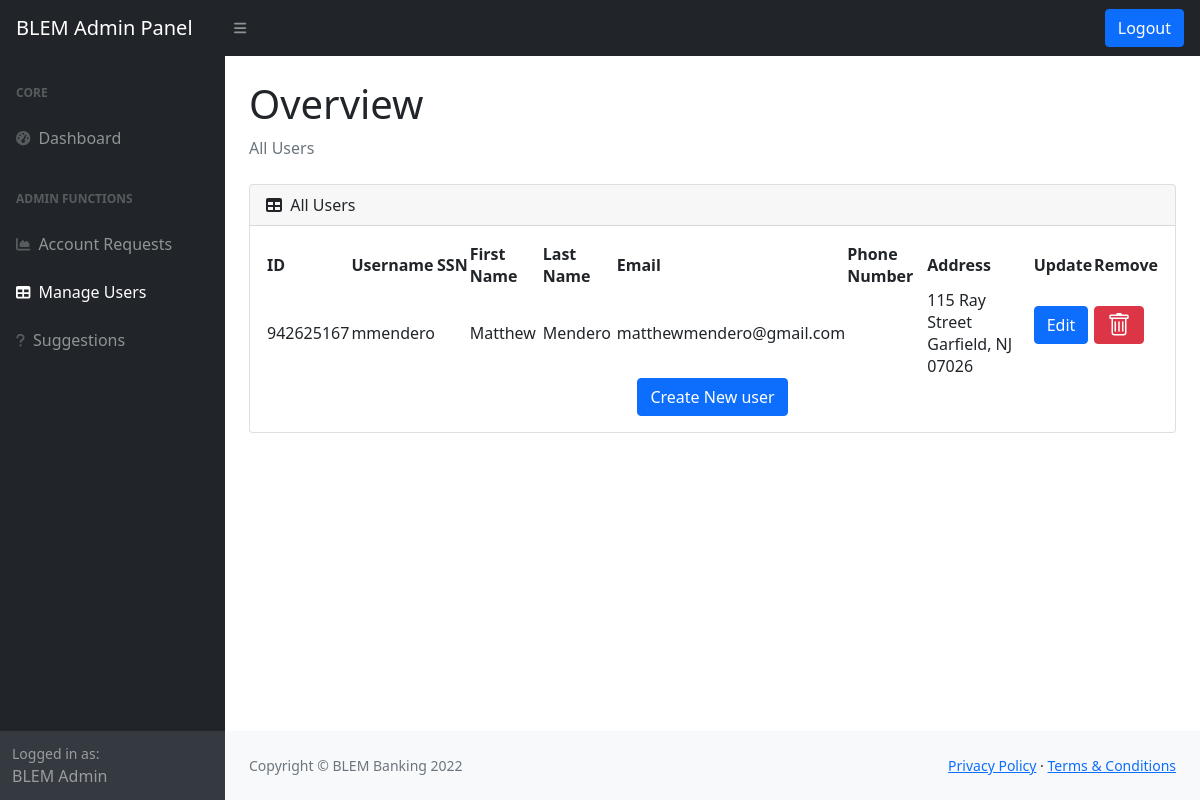
Before: /pages/admin_pages/admin_manage.php (signed in) with the older database file.
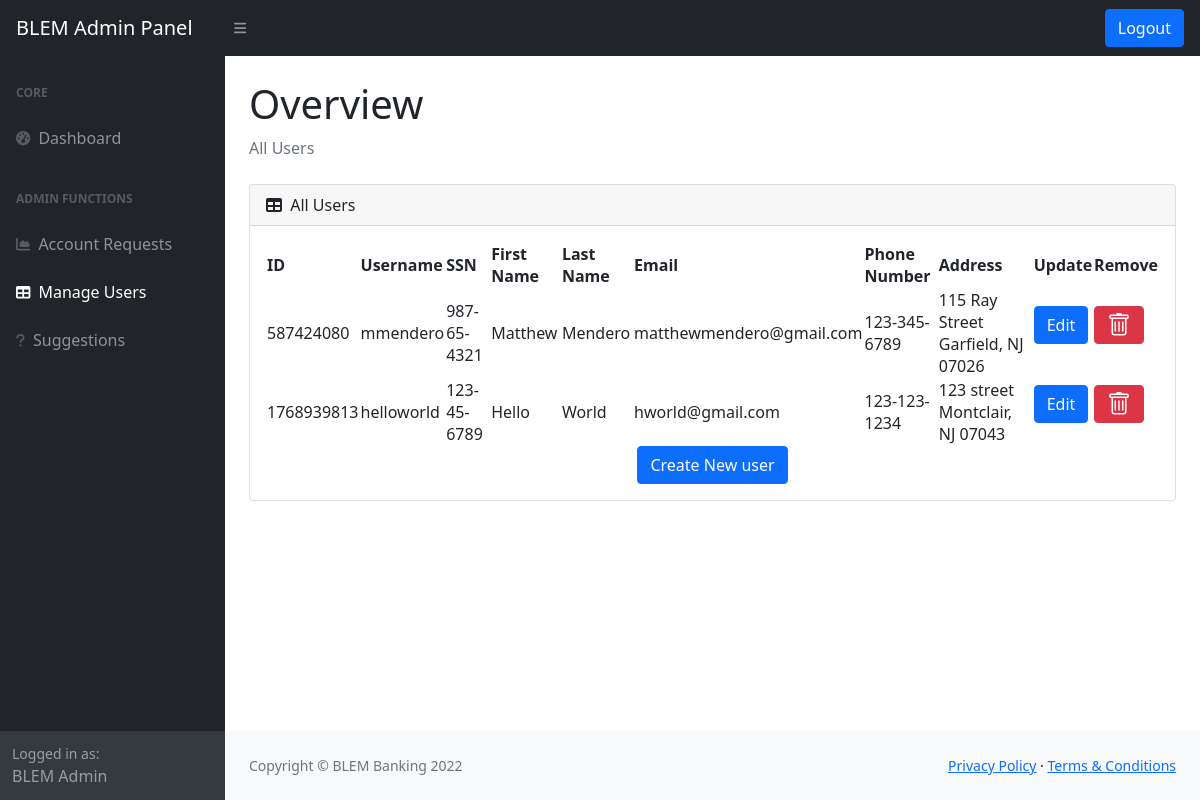
After: the same page with the newer database file.
### tables this page shows
CREATE TABLE `customer` (
  `ID` int(50) NOT NULL,
  `username` varchar(50) DEFAULT NULL,
  `password` varchar(255) NOT NULL,
  `email` varchar(50) DEFAULT NULL,
  `fname` varchar(50) NOT NULL,
  `lname` varchar(50) NOT NULL,
  `ssn` varchar(255) NOT NULL,
  `phone` varchar(255) NOT NULL,
  `address` varchar(100) NOT NULL
);

### pages/admin_pages/admin_manage.php (the view, shortened to what the changed rows need)
<?php
  include '../../config.php';
?>
<html lang="en">
<head>
  <link href="https://cdn.jsdelivr.net/npm/simple-datatables@latest/dist/style.css" rel="stylesheet" />
  <link href="../../styles/admin_styles.css" rel="stylesheet" />
</head>
<body class="sb-nav-fixed">
  <div id="layoutSidenav">
    <div id="layoutSidenav_content">
      <main>
        <div class="container-fluid px-4">
          <h1 class="mt-4">Overview</h1>
          <div class="card mb-4">
            <div class="card-body">
              <table id="datatablesSimple">
                <thead>
                  <tr>
                    <th>ID</th>
                    <th>Username</th>
                    <th>SSN</th>
                    <th>First Name</th>
                    <th>Last Name</th>
                    <th>Email</th>
                    <th>Phone Number</th>
                    <th>Address</th>
                    <th>Update</th>
                    <th>Remove</th>
                  </tr>
                </thead>
                <tbody>
                  <?php
                  $query = "SELECT * FROM `customer`";
                  $result = $db->query($query);
                  if ($result->num_rows > 0) {
                    while ($row = $result->fetch_assoc()) {
                      echo '<tr>';
                      echo '<td>' . $row['ID'] . '</td>';
                      echo '<td>' . openssl_decrypt($row['username'], $_SESSION['ciphering'], $_SESSION['key'], $_SESSION['options'], $_SESSION['encryption_iv']) . '</td>';
                      echo '<td>' . openssl_decrypt($row['ssn'], $_SESSION['ciphering'], $_SESSION['key'], $_SESSION['options'], $_SESSION['encryption_iv']) . '</td>';
                      echo '<td>' . openssl_decrypt($row['fname'], $_SESSION['ciphering'], $_SESSION['key'], $_SESSION['options'], $_SESSION['encryption_iv']) . '</td>';
                      echo '<td>' . openssl_decrypt($row['lname'], $_SESSION['ciphering'], $_SESSION['key'], $_SESSION['options'], $_SESSION['encryption_iv']) . '</td>';
                      echo '<td>' . openssl_decrypt($row['email'], $_SESSION['ciphering'], $_SESSION['key'], $_SESSION['options'], $_SESSION['encryption_iv']) . '</td>';
                      echo '<td>' . openssl_decrypt($row['phone'], $_SESSION['ciphering'], $_SESSION['key'], $_SESSION['options'], $_SESSION['encryption_iv']) . '</td>';
                      echo '<td>' . openssl_decrypt($row['address'], $_SESSION['ciphering'], $_SESSION['key'], $_SESSION['options'], $_SESSION['encryption_iv']) . '</td>';
                      echo '<td>';
                      echo '<form action="admin_edit.php" method="POST">';
                      echo '<button type="submit" name="edit_user" class="btn btn-primary">Edit</button>';
                      echo '</form>';
                      echo '</td>';
                      echo '<td>';
                      echo '<form action="" method="POST">';
                      echo '<button name="delete_user" class="btn btn-danger">';
                      echo '</button>';
                      echo '</form>';
                      echo '</td>';
                      echo '<tr>';
                    }
                  }
                  ?>
                </tbody>
              </table>
            </div>
          </div>
        </div>
      </main>
    </div>
  </div>
</body>
</html>

Changed rows visible on the page:
removed customer: ID "942625167", username "mmendero", fname "Matthew", lname "Mendero", email "matthewmendero@gmail.com", address "115 Ray Street Garfield, NJ 07026"
added customer: ID "587424080", username "mmendero", ssn "987-65-4321", fname "Matthew", lname "Mendero", email "matthewmendero@gmail.com", phone "123-345-6789", address "115 Ray Street Garfield, NJ 07026"
added customer: ID "1768939813", username "helloworld", ssn "123-45-6789", fname "Hello", lname "World", email "hworld@gmail.com", phone "123-123-1234", address "123 street Montclair, NJ 07043"
